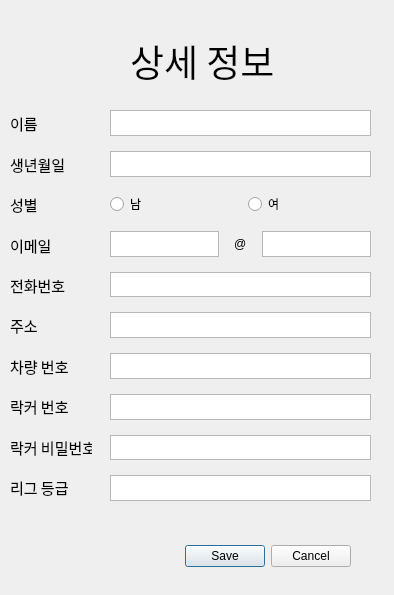
<?xml version="1.0" encoding="UTF-8"?>
<ui version="4.0">
 <class>Dialog</class>
 <widget class="QDialog" name="Dialog">
  <property name="geometry">
   <rect>
    <x>0</x>
    <y>0</y>
    <width>394</width>
    <height>595</height>
   </rect>
  </property>
  <property name="windowTitle">
   <string>Dialog</string>
  </property>
  <widget class="QDialogButtonBox" name="buttonBox">
   <property name="geometry">
    <rect>
     <x>10</x>
     <y>540</y>
     <width>341</width>
     <height>32</height>
    </rect>
   </property>
   <property name="orientation">
    <enum>Qt::Horizontal</enum>
   </property>
   <property name="standardButtons">
    <set>QDialogButtonBox::Cancel|QDialogButtonBox::Save</set>
   </property>
  </widget>
  <widget class="QLabel" name="label">
   <property name="geometry">
    <rect>
     <x>130</x>
     <y>30</y>
     <width>151</width>
     <height>61</height>
    </rect>
   </property>
   <property name="font">
    <font>
     <family>배달의민족 한나는 열한살</family>
     <pointsize>28</pointsize>
    </font>
   </property>
   <property name="text">
    <string>상세 정보</string>
   </property>
  </widget>
  <widget class="QWidget" name="verticalLayoutWidget_2">
   <property name="geometry">
    <rect>
     <x>10</x>
     <y>110</y>
     <width>82</width>
     <height>391</height>
    </rect>
   </property>
   <layout class="QVBoxLayout" name="verticalLayout_3">
    <property name="spacing">
     <number>13</number>
    </property>
    <item>
     <widget class="QLabel" name="label_3">
      <property name="font">
       <font>
        <family>LG PC</family>
        <pointsize>11</pointsize>
       </font>
      </property>
      <property name="text">
       <string>이름</string>
      </property>
      <property name="alignment">
       <set>Qt::AlignLeading|Qt::AlignLeft|Qt::AlignVCenter</set>
      </property>
     </widget>
    </item>
    <item>
     <widget class="QLabel" name="label_4">
      <property name="font">
       <font>
        <family>LG PC</family>
        <pointsize>11</pointsize>
       </font>
      </property>
      <property name="text">
       <string>생년월일</string>
      </property>
     </widget>
    </item>
    <item>
     <widget class="QLabel" name="label_5">
      <property name="font">
       <font>
        <family>LG PC</family>
        <pointsize>11</pointsize>
       </font>
      </property>
      <property name="text">
       <string>성별</string>
      </property>
     </widget>
    </item>
    <item>
     <widget class="QLabel" name="label_6">
      <property name="font">
       <font>
        <family>LG PC</family>
        <pointsize>11</pointsize>
       </font>
      </property>
      <property name="text">
       <string>이메일</string>
      </property>
     </widget>
    </item>
    <item>
     <widget class="QLabel" name="label_7">
      <property name="font">
       <font>
        <family>LG PC</family>
        <pointsize>11</pointsize>
       </font>
      </property>
      <property name="text">
       <string>전화번호</string>
      </property>
     </widget>
    </item>
    <item>
     <widget class="QLabel" name="label_8">
      <property name="font">
       <font>
        <family>LG PC</family>
        <pointsize>11</pointsize>
       </font>
      </property>
      <property name="text">
       <string>주소</string>
      </property>
     </widget>
    </item>
    <item>
     <widget class="QLabel" name="label_9">
      <property name="font">
       <font>
        <family>LG PC</family>
        <pointsize>11</pointsize>
       </font>
      </property>
      <property name="text">
       <string>차량 번호</string>
      </property>
     </widget>
    </item>
    <item>
     <widget class="QLabel" name="label_14">
      <property name="font">
       <font>
        <family>LG PC</family>
        <pointsize>11</pointsize>
       </font>
      </property>
      <property name="text">
       <string>락커 번호</string>
      </property>
     </widget>
    </item>
    <item>
     <widget class="QLabel" name="label_15">
      <property name="font">
       <font>
        <family>LG PC</family>
        <pointsize>11</pointsize>
       </font>
      </property>
      <property name="text">
       <string>락커 비밀번호</string>
      </property>
     </widget>
    </item>
    <item>
     <widget class="QLabel" name="label_16">
      <property name="font">
       <font>
        <family>LG PC</family>
        <pointsize>11</pointsize>
       </font>
      </property>
      <property name="text">
       <string>리그 등급</string>
      </property>
     </widget>
    </item>
   </layout>
  </widget>
  <widget class="QWidget" name="verticalLayoutWidget">
   <property name="geometry">
    <rect>
     <x>110</x>
     <y>110</y>
     <width>261</width>
     <height>391</height>
    </rect>
   </property>
   <layout class="QVBoxLayout" name="verticalLayout">
    <property name="spacing">
     <number>15</number>
    </property>
    <item>
     <widget class="QPlainTextEdit" name="plainTextEdit_3"/>
    </item>
    <item>
     <widget class="QPlainTextEdit" name="plainTextEdit_2"/>
    </item>
    <item>
     <layout class="QHBoxLayout" name="horizontalLayout">
      <item>
       <widget class="QRadioButton" name="radioButton_2">
        <property name="text">
         <string>남</string>
        </property>
       </widget>
      </item>
      <item>
       <widget class="QRadioButton" name="radioButton">
        <property name="text">
         <string>여</string>
        </property>
       </widget>
      </item>
     </layout>
    </item>
    <item>
     <layout class="QHBoxLayout" name="horizontalLayout_2">
      <item>
       <widget class="QTextEdit" name="textEdit_4"/>
      </item>
      <item>
       <widget class="QLabel" name="label_2">
        <property name="text">
         <string>@</string>
        </property>
       </widget>
      </item>
      <item>
       <widget class="QTextEdit" name="textEdit_5"/>
      </item>
     </layout>
    </item>
    <item>
     <widget class="QTextEdit" name="textEdit_8"/>
    </item>
    <item>
     <widget class="QTextEdit" name="textEdit_7"/>
    </item>
    <item>
     <widget class="QTextEdit" name="textEdit"/>
    </item>
    <item>
     <widget class="QTextEdit" name="textEdit_6"/>
    </item>
    <item>
     <widget class="QTextEdit" name="textEdit_3"/>
    </item>
    <item>
     <widget class="QTextEdit" name="textEdit_2"/>
    </item>
   </layout>
  </widget>
 </widget>
 <resources/>
 <connections>
  <connection>
   <sender>buttonBox</sender>
   <signal>accepted()</signal>
   <receiver>Dialog</receiver>
   <slot>accept()</slot>
   <hints>
    <hint type="sourcelabel">
     <x>228</x>
     <y>554</y>
    </hint>
    <hint type="destinationlabel">
     <x>157</x>
     <y>274</y>
    </hint>
   </hints>
  </connection>
  <connection>
   <sender>buttonBox</sender>
   <signal>rejected()</signal>
   <receiver>Dialog</receiver>
   <slot>reject()</slot>
   <hints>
    <hint type="sourcelabel">
     <x>296</x>
     <y>560</y>
    </hint>
    <hint type="destinationlabel">
     <x>286</x>
     <y>274</y>
    </hint>
   </hints>
  </connection>
 </connections>
</ui>
